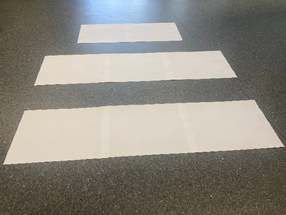
#> input picture tb/VISION_SUBSYSTEM/PATTERN_RECOGNITION/real_test_images/test_image.png, 286 x 215 px, shrunk from 640 x 480 before the run
$ python trial_kernels.py
#> lines starting #> are read from the running program, lines starting #| are printed output that depends on the picture
import numpy as np
from PIL import Image
import matplotlib.pyplot as plt
from scipy.ndimage import convolve

def apply_kernel(image, kernel, name):
    """Apply a convolution kernel to an image"""
    # Convert to float for processing
    img_float = image.astype(float)

    # Apply convolution
    # result = convolve(img_float, np.array([[1, 1, 1],
    #                           [1, 1, 1],
    #                           [1, 1, 1]]) / 15.0, mode='constant', cval=0.0)

    result = convolve(img_float, kernel, mode='constant', cval=0.0)

    # result = convolve(result, np.array([[-1, -2, -1],
    #                                     [ 0,  0,  0],
    #                                     [ 1,  2,  1]]), mode='constant', cval=0.0)

    # Clip to valid range
    result = np.clip(result, 0, 255).astype(np.uint8)

    return result

def test_all_kernels(image_path):
    """Test all kernels and display results"""
#> called with image_path = 'real_test_images/test_image.png'

    # Load image and convert to grayscale
    img = Image.open(image_path).convert('L')
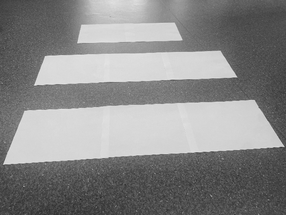
#> img: PIL image 286x215 L; min 30, max 234, mean 136.1
    img_array = np.array(img)

    # Define all kernels
    kernels = {
        'Original': np.array([[0, 0, 0],
                              [0, 1, 0],
                              [0, 0, 0]]),

        'Box Blur': np.array([[1, 1, 1],
                              [1, 1, 1],
                              [1, 1, 1]]) / 15.0,

        'Sharpen': np.array([[ 0, -1,  0],
                             [-1,  5, -1],
                             [ 0, -1,  0]]),

        'Edge (Aggressive)': np.array([[-1, -1, -1],
                                       [-1,  8, -1],
                                       [-1, -1, -1]]),

        'Edge (Laplacian)': np.array([[ 0, -1,  0],
                                      [-1,  4, -1],
                                      [ 0, -1,  0]]),

        'Edge (Gentle)': np.array([[ 0, -1,  0],
                                   [-1,  2, -1],
                                   [ 0, -1,  0]]),

        'Sobel X (Vertical Edges)': np.array([[-1, 0, 1],
                                              [-2, 0, 2],
                                              [-1, 0, 1]]),

        'Sobel Y (Horizontal Edges)': np.array([[-1, -2, -1],
                                                [ 0,  0,  0],
                                                [ 1,  2,  1]]),

        'Prewitt X': np.array([[-1, 0, 1],
                               [-1, 0, 1],
                               [-1, 0, 1]]),

        'Emboss': np.array([[-2, -1, 0],
                            [-1,  1, 1],
                            [ 0,  1, 2]]),
    }

    # Calculate grid size
    n_kernels = len(kernels)
    n_cols = 4
    n_rows = (n_kernels + n_cols - 1) // n_cols

    # Create figure
    fig, axes = plt.subplots(n_rows, n_cols, figsize=(15, 5*n_rows))
    axes = axes.flatten()

    # Apply and display each kernel
    for idx, (name, kernel) in enumerate(kernels.items()):
        if name == 'Original':
            result = img_array
        else:
            result = apply_kernel(img_array, kernel, name)

        axes[idx].imshow(result, cmap='gray', vmin=0, vmax=255)
        axes[idx].set_title(name, fontsize=12, fontweight='bold')
        axes[idx].axis('off')
#> this loop made 10 passes
#> pass 2, in apply_kernel, `result = convolve(img_float, kernel, mode='constant', cval=0.0)`:
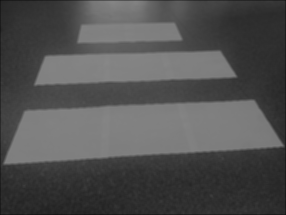
#> result: shape (215, 286) float64; min 16.8, max 135.5, mean 81.4
#> pass 3, in apply_kernel (call 2), `result = convolve(img_float, kernel, mode='constant', cval=0.0)`:
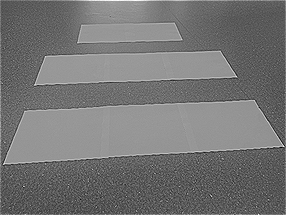
#> result: shape (215, 286) float64; min -127, max 451, mean 137.6; drawn with min black and max white

        # Save individual result
        # Image.fromarray(result).save(f"kernel_{name.replace(' ', '_').replace('(', '').replace(')', '')}.png")
        # print(f"Saved: kernel_{name.replace(' ', '_').replace('(', '').replace(')', '')}.png")

    # Hide unused subplots
    for idx in range(len(kernels), len(axes)):
        axes[idx].axis('off')

    plt.tight_layout()
    plt.savefig('all_kernels_comparison.png', dpi=150, bbox_inches='tight')
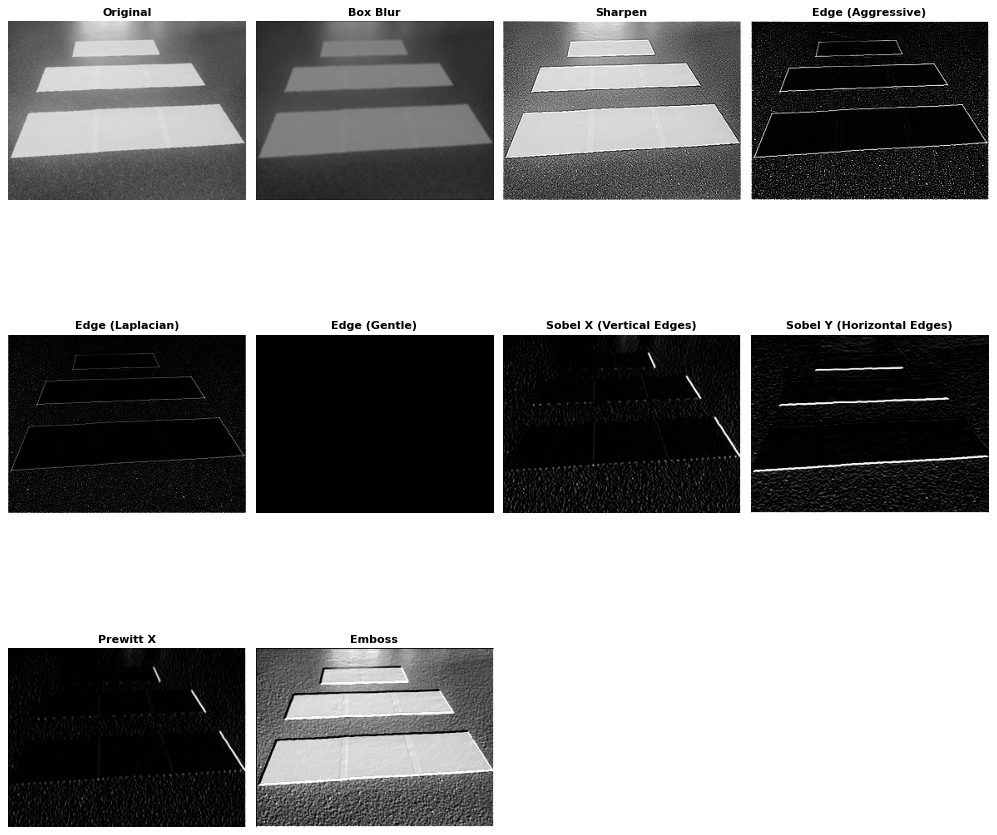
#> figure drawn by matplotlib, 10 panels
    print("\nSaved comparison image: all_kernels_comparison.png")
    plt.show()

def test_single_kernel(image_path, kernel_name):
    """Test a single kernel"""
#> called with image_path = 'real_test_images/test_image.png', kernel_name = 'blur'

    img = Image.open(image_path).convert('L')
    img_array = np.array(img)

    kernels = {
        'blur': np.array([[1, 1, 1],
                         [1, 1, 1],
                         [1, 1, 1]]) / 15.0,

        'sharpen': np.array([[ 0, -1,  0],
                            [-1,  5, -1],
                            [ 0, -1,  0]]),

        'edge_aggressive': np.array([[-1, -1, -1],
                                     [-1,  8, -1],
                                     [-1, -1, -1]]),

        'edge_gentle': np.array([[ 0, -1,  0],
                                [-1,  2, -1],
                                [ 0, -1,  0]]),

        'sobel_x': np.array([[-1, 0, 1],
                            [-2, 0, 2],
                            [-1, 0, 1]]),

        'sobel_y': np.array([[-1, -2, -1],
                            [ 0,  0,  0],
                            [ 1,  2,  1]]),
    }

    if kernel_name not in kernels:
        print(f"Unknown kernel: {kernel_name}")
        print(f"Available: {list(kernels.keys())}")
        return

    result = apply_kernel(img_array, kernels[kernel_name], kernel_name)

    plt.imsave(f"{kernel_name}_result_only.png", result, cmap='gray')
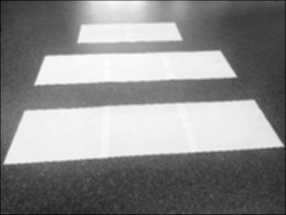
#> saved as blur_result_only.png: shape (215, 286, 3); min 0, max 255, mean 139
    print(f"Saved: {kernel_name}_result_only.png")


    # Display
    fig, (ax1, ax2) = plt.subplots(1, 2, figsize=(12, 6))

    ax1.imshow(img_array, cmap='gray')
    ax1.set_title('Original')
    ax1.axis('off')

    ax2.imshow(result, cmap='gray')
    ax2.set_title(f'edge_aggressive + blur')
    ax2.axis('off')

    plt.tight_layout()
    plt.savefig(f'{kernel_name}_result.png', dpi=150)
    print(f"Saved: {kernel_name}_result.png")
    plt.show()

if __name__ == "__main__":
    test_all_kernels("real_test_images/test_image.png")
    test_single_kernel("real_test_images/test_image.png", 'blur')
